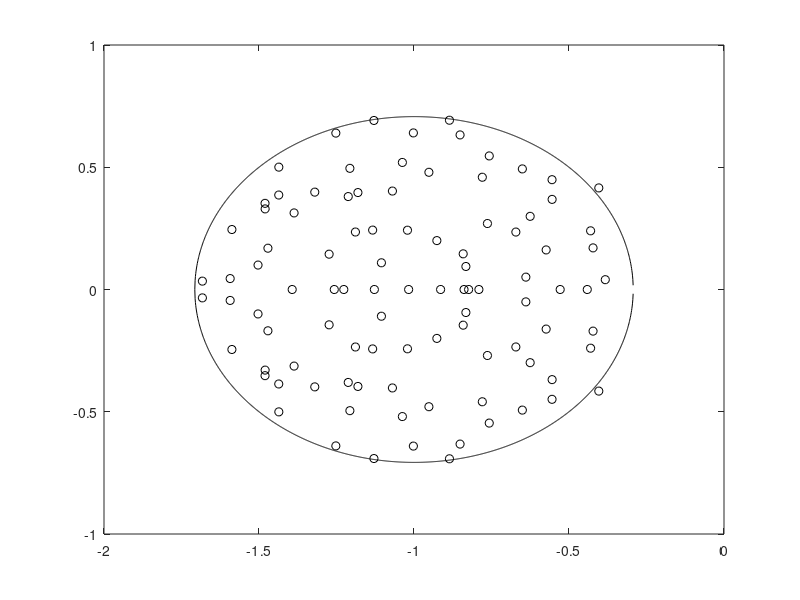
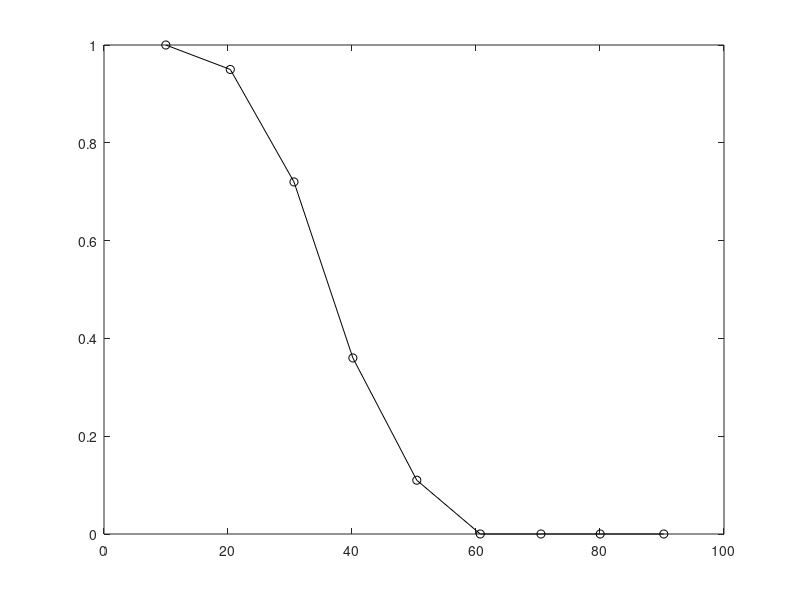
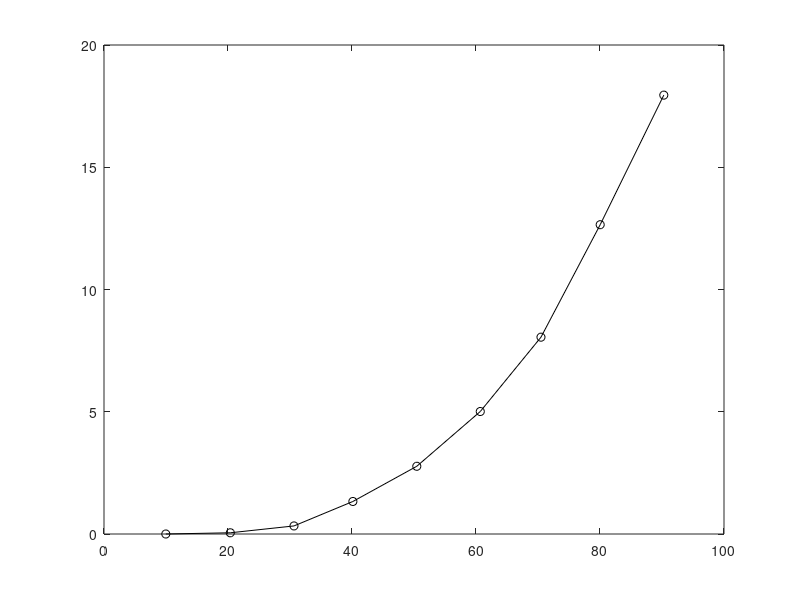

Reproduce these figures in MATLAB, in order.
% R. May, Will al Large Complex System be Stable? Nature 1972 setup
C=0.5;
alpha=0.1;
n=100;
d=1;
M=alpha.*randn(n);
M=M.*(rand(n)<C);
for i=1:n
    M(i,i)=-d;
end;
% Eigs can only calculate up to n-2
% eigenvalues/eigenvectors of a non-symmetric matrix
[V,D,FLAG] = eigs(M,n-2);
Dr=real(diag(D));
Di=imag(diag(D));
figure; plot(Dr,Di,'ko');
hold on;
radius=alpha.*sqrt(n*C);
x=-radius:0.001:radius;
y=sqrt(radius.^2-x.^2);
plot(x-d,y,'k-');
plot(x-d,-y,'k-');
%%
% GLV setup
% dx_i/dt=x_i(g_i+sum_j M_ij*x_j);
% count how many out of 2^n states is feasible
C=0.5;
alpha=0.1;
n=100;
d=1;
M=alpha.*randn(n);
M=M.*(rand(n)<C);
for i=1:n
    M(i,i)=-d;
end;
g=ones(n,1);
pa_array=0.1:0.1:0.9;
k_array=length(pa_array);
Stats=100;
n_act=zeros(k_array, 1);
sum_neg=zeros(k_array, 1);
f_feas=zeros(k_array, 1);
for k=1:k_array;
 pa=pa_array(k);
for t=1:Stats;
active=ones(n,1).*(rand(n,1)<pa);
n_act(k)=n_act(k)+sum(active);
ia=find(active);
Ma=M(ia,ia);
ga=g(ia);
xa=inv(Ma)*(-ga);
neg_a=sum(xa<=0);
sum_neg(k)=sum_neg(k)+neg_a;
if neg_a==0;
    f_feas(k)=f_feas(k)+1;
end;
end;
end;
n_act=n_act./Stats;
f_feas=f_feas./Stats;
sum_neg=sum_neg./Stats;
hold on;
%plot(n_act, f_feas,'ko-')
figure; plot(n_act, f_feas,'ko-')
figure; plot(n_act, sum_neg,'ko-')
%%
%% test
